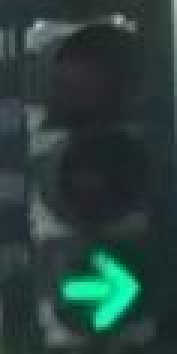
#> input picture Computer Vision/Vjezba_1/OpenCV_primjeri/zeleni_semafor.jpg, 59 x 118 px (shown 3 times larger)
$ python primjer_6_filtriranje_objekata_po_boji.py
#> lines starting #> are read from the running program, lines starting #| are printed output that depends on the picture; after the words box and inside, x2 and y2 are one past the last pixel; in counts of white or black regions, pixels touching at a corner belong together
import cv2
import numpy as np

slika_bgr = cv2.imread('zeleni_semafor.jpg')
#> slika_bgr is the input picture: shape (118, 59, 3); mean B, G, R 60, 62.9, 41
slika_hsv = cv2.cvtColor(slika_bgr, cv2.COLOR_BGR2HSV)
#> slika_hsv: shape (118, 59, 3); mean H, S, V 92.4, 77.1, 64.6

zelena_donja_granica = np.array([75, 80, 80])
zelena_gornja_granica = np.array([85, 255, 255])

maska = cv2.inRange(slika_hsv, zelena_donja_granica, zelena_gornja_granica)
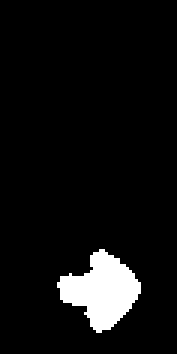
#> maska: shape (118, 59) (shown 3 times larger); 6.3% white; 1 white region, box (x1, y1, x2, y2) and area: (19, 83, 47, 111) 438
filtrirana_slika_hsv = cv2.bitwise_and(slika_hsv, slika_hsv, mask=maska)
#> filtrirana_slika_hsv: shape (118, 59, 3); mean H, S, V 5, 14.2, 11.4
filtrirana_slika_bgr = cv2.cvtColor(filtrirana_slika_hsv, cv2.COLOR_HSV2BGR)
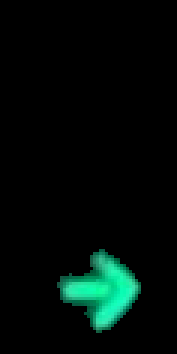
#> filtrirana_slika_bgr: shape (118, 59, 3) (shown 3 times larger); mean B, G, R 8.1, 11.4, 1.3

cv2.imshow("Originalna slika", slika_bgr)
cv2.waitKey()
cv2.imshow("Maska", maska)
cv2.waitKey()
cv2.imshow("Filtrirana slika", filtrirana_slika_bgr)
cv2.waitKey()
cv2.destroyAllWindows()
